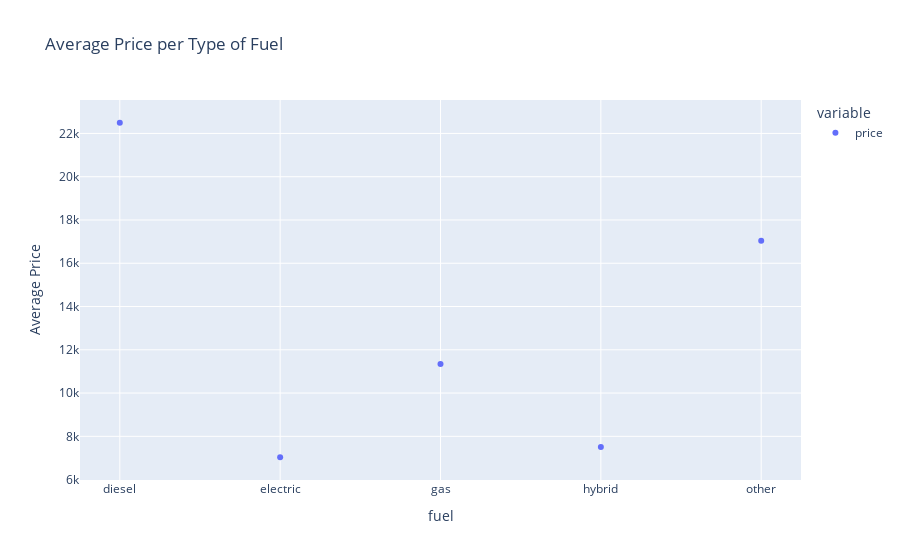

The notebook cell this image was saved under:
### Code cell
price_fuel = car_data.groupby('fuel')['price'].mean()
car_fuel_scatter = px.scatter(price_fuel,
                              labels={
                                'value': 'Average Price',
                                'index': 'Fuel Type'},                              
                              title='Average Price per Type of Fuel')
car_fuel_scatter.show()

### Figure 1 — Plotly figure (JSON) as saved in the notebook; plotly's stock layout.template omitted (floating-point values rounded to 4 significant figures)
{"data": [{"hovertemplate": "variable=price<br>fuel=%{x}<br>Average Price=%{y}<extra></extra>", "legendgroup": "price", "marker": {"color": "#636efa", "symbol": "circle"}, "mode": "markers", "name": "price", "orientation": "v", "showlegend": true, "type": "scatter", "x": ["diesel", "electric", "gas", "hybrid", "other"], "xaxis": "x", "y": [22490.0, 7034.0, 11350.0, 7503.0, 17040.0], "yaxis": "y"}], "layout": {"legend": {"title": {"text": "variable"}, "tracegroupgap": 0}, "title": {"text": "Average Price per Type of Fuel"}, "xaxis": {"anchor": "y", "domain": [0, 1], "title": {"text": "fuel"}}, "yaxis": {"anchor": "x", "domain": [0, 1], "title": {"text": "Average Price"}}}}
